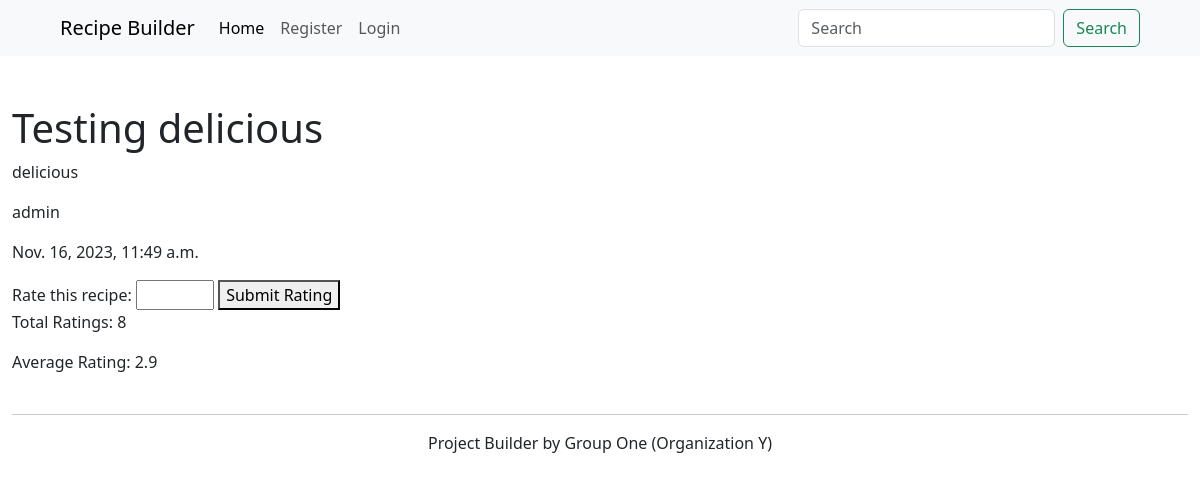
The page /recipe/12/ on the database its author committed.
### core/models.py (models this page shows, shortened)
class Recipes(models.Model):
    title = models.CharField(max_length=200)
    content = models.TextField()
    date = models.DateTimeField(default=timezone.now)
    author = models.ForeignKey(User, on_delete=models.CASCADE)

### core/views.py (the view)
# urls.py: path('recipe/<int:recipe_id>/', views.recipe_detail, name='recipe_detail'),
def recipe_detail(request, recipe_id):
    recipe = Recipes.objects.get(pk=recipe_id)
    ratings = Rating.objects.filter(recipe=recipe)
    average_rating = ratings.aggregate(avg_rating=Avg('rating'))['avg_rating']
    return render(request, 'recipe_detail.html', {'recipe': recipe, 'average_rating': average_rating})

### core/templates/recipe_detail.html (shortened to what this page needs)
{% extends 'base.html' %}
{% block content %}
<h1>{{ recipe.title }}</h1>
<p>{{ recipe.content }}</p>
<p>{{ recipe.author }}</p>
<p>{{ recipe.date }}</p>
<form method="post" action="{% url 'rate_recipe' recipe.id %}">
    <label for="rating">Rate this recipe:</label>
    <input type="number" id="rating" name="rating" min="1" max="5">
    <button type="submit">Submit Rating</button>
</form>
<p>Total Ratings: {{ recipe.rating_set.count }}</p>
{% if average_rating %}
    Average Rating: {{ average_rating|floatformat:1 }}
{% else %}
    No ratings yet.
{% endif %}
{% endblock content %}

### rows shown on the page
Recipes: title "Testing delicious", content "delicious", author "admin", date "Nov. 16, 2023, 11:49 a.m.", rating_set.count "8"

### other values the page prints
{{ average_rating|floatformat:1 }} "2.9"
